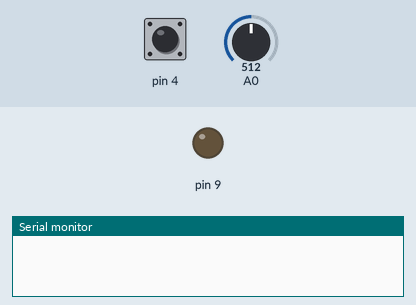
This sketch was run on a simulated Arduino Uno, built with avr-gcc and run on an emulated ATmega328P. Shown: output pins drawn as LEDs (lit = HIGH), the last lines printed to the serial monitor. The test bench sets the inputs (shaded band); at power-on: pin 4 HIGH, A0 = 512.

Above: at 1.2 s.
1.3 s: pin 4 pulled LOW for 0.15 s
At 1.39 s:
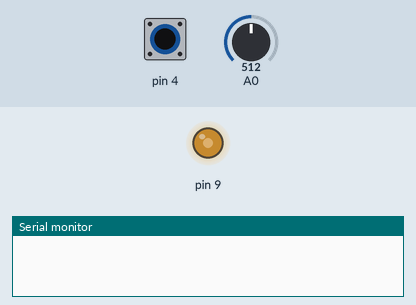
2.9 s: pin 4 pulled LOW for 3.2 s
At 6.9 s:
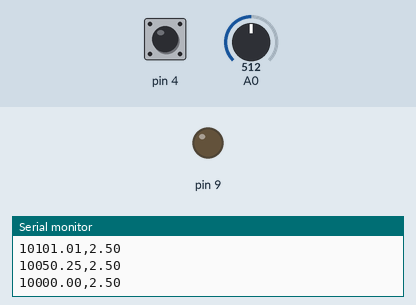
Timing chart, 0 to 8.4 s (numbered marks = the images above; inputs shaded):
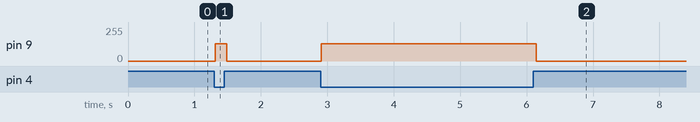

The sketch:

opamp_sweep.ino
```cpp
#include <stdio.h>
#include <stdlib.h>

#define F_CPU 4000000UL

#define TOP_LOWER_BOUND   99
#define TOP_UPPER_BOUND   199

#define SAMPLING_START    20

volatile uint16_t current_top;
volatile uint16_t adc_results[TOP_UPPER_BOUND - TOP_LOWER_BOUND + 1] = {};
volatile uint8_t compare_match_count;
volatile bool request_freq_change;

char print_buffer[20];
bool ended = true;

ISR(TIMER1_COMPA_vect) {
  if(request_freq_change) {
    request_freq_change = false;
    compare_match_count = 0;
    current_top--;
  }

  if(compare_match_count++ == SAMPLING_START) {
    compare_match_count = 0;
    ADCSRA |= _BV(ADSC);
  }

  if(current_top < TOP_LOWER_BOUND) {
    TCCR1B &= ~_BV(CS10);
  } else {
    OCR1A = current_top;
  }
}

ISR(ADC_vect) {
  adc_results[current_top - TOP_LOWER_BOUND] = ADC;
  request_freq_change = true;
}

void send_char(char c) {
  while(!(UCSR0A & _BV(UDRE0)));
  UDR0 = c;
}

void send_string(char *string, int len) {
  for(int i = 0; i < len; i++) {
    send_char(string[i]);
  }
}

void setup() {
  DDRD &= ~_BV(DDD4);     //set port PD4 to input
  PORTD |= _BV(PORTD4);   //enable internal pullup on port PD4

  CLKPR = _BV(CLKPCE);    //enable prescaler change
  CLKPR = _BV(CLKPS1);    //set prescaler to 4 -> core clk is now 4MHz

  UCSR0A |= _BV(U2X0);                  //double USART speed
  UCSR0B |= _BV(RXEN0) | _BV(TXEN0);    //enable USART0 RX/TX
  UBRR0 = 12;                           //set baud rate to 38400 (with 0.2% error)

  TCCR1A = 0x00;                                      //clear what Arduino put in
  TCCR1B = 0x00;
  TCCR1A |= _BV(COM1A0) | _BV(WGM11) | _BV(WGM10);    //toggle OC1A on compare A match (gives 50% duty cycle)
  TCCR1B |= _BV(WGM13) | _BV(WGM12);                  //fast PWM mode, set freq with OCR1A register, clock not connected yet
  TIMSK1 |= _BV(OCIE1A);                              //interrupt on both compare A match
  DDRB |= _BV(DDB1);                                  //set OC1A pin (PB1) to output

  ADMUX |= _BV(REFS0);                                //using AVcc as AREF (and use ADC input 0)
  ADCSRA |= _BV(ADEN) | _BV(ADIE) | _BV(ADPS2) | _BV(ADPS0);   //emable ADC in auto-trigger mode, interrupt enabled, set prescaler to 32
  ADCSRB |= _BV(ADTS2) | _BV(ADTS0);                  //using Timer1 compare B match as trigger source
  DIDR0 |= _BV(ADC0D);                                //disable digital input on pin ADC0 (PC0)

  sei();
}

void loop() {
  if(!(PIND & _BV(PIND4))) {
    _delay_ms(10);                    //debounce. not actually 10ms due to Arduino F_CPU flag but it's ok.
    ended = false;                    //reset flags
    compare_match_count = 0;
    request_freq_change = false;
    current_top = TOP_UPPER_BOUND;    //begin sweep at 10kHz
    OCR1A = current_top;
    TCNT1 = 0x0000;                   //reset count
    TCCR1B |= _BV(CS10);              //connect clock to Timer1
  }

  if(!(TCCR1B & _BV(CS10)) && !ended) {
    ended = true;

    //send header
    uint8_t len = sprintf(print_buffer, "FREQ,ADC\n");
    send_string(print_buffer, len);

    //send data
    for(int i = 0; i < TOP_UPPER_BOUND - TOP_LOWER_BOUND + 1; i++) {
        double freq = ((double)F_CPU / (i + TOP_LOWER_BOUND + 1) / 2);
        double adc = ((double)adc_results[i] / 1023.0) * 5.0;
        char freq_string[10];
        char adc_string[10];
        dtostrf(freq, 8, 2, freq_string);
        dtostrf(adc, 4, 2, adc_string);
        uint8_t len = sprintf(print_buffer, "%s,%s\n", freq_string, adc_string);
        send_string(print_buffer, len);
    }
  }
}
```

Measured:
- after the input at 1.3 s, pin 9: 0/255 → 128/255 at once, → 0/255 0.18 s later
- after the input at 2.9 s, pin 9: 0/255 → 128/255 at once, → 0/255 3.2 s later
